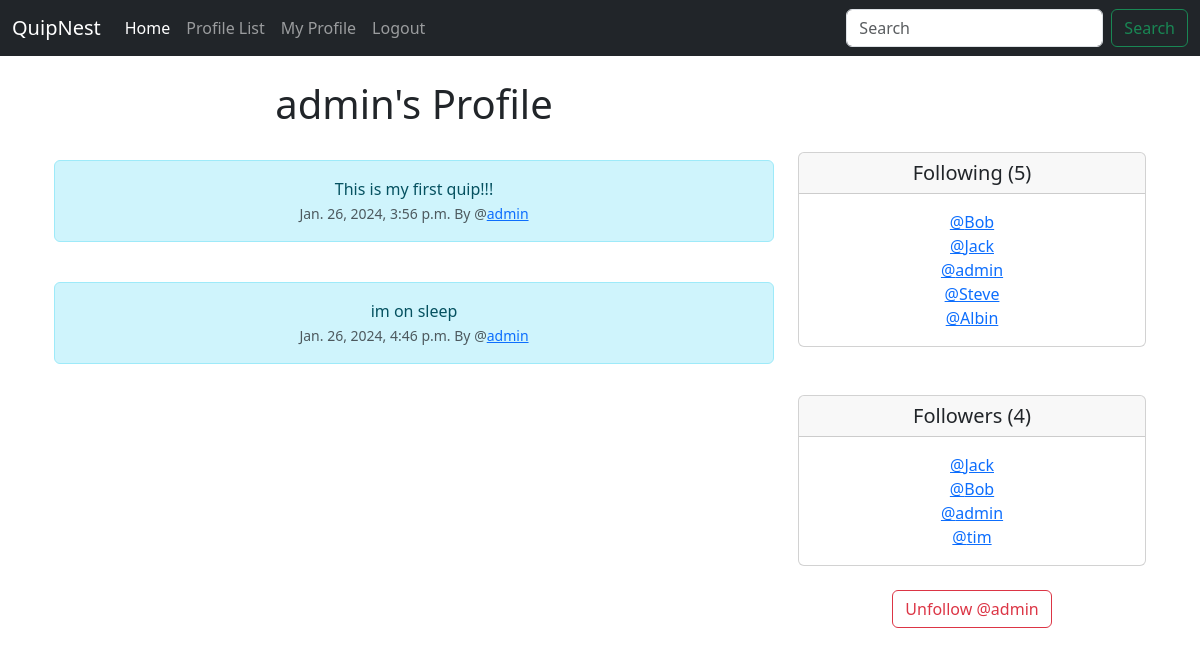
Page /profile/1 (signed in) on the committed database.
### Home/models.py (models this page shows, shortened)
class Profile(models.Model):
    user = models.OneToOneField(User,on_delete = models.CASCADE)
    follows = models.ManyToManyField("self",related_name="followed_by",symmetrical=False,blank=True)
    date_modified = models.DateTimeField(User,auto_now=True)
    profile_image = models.ImageField(null=True, blank=True, upload_to="images/")
    def __str__(self):
        return self.user.username

class Quips(models.Model):
    user = models.ForeignKey(User,related_name="quips",on_delete=models.DO_NOTHING)
    body = models.CharField(max_length=200)
    created_at = models.DateTimeField(auto_now_add=True)

### Home/views.py (the view, shortened to what this page needs)
# urls.py: path('profile/<int:pk>',views.profile,name="profile"),
def profile(request,pk):
    if request.user.is_authenticated:
        profile = Profile.objects.get(user_id = pk)
        quips = Quips.objects.filter(user_id = pk)
        return render(request,"profile.html",{"profile":profile,"quips":quips})
    else:
        messages.success(request,"you must be logged in to view this page...")
        return redirect('index')

### templates/profile.html (shortened to what this page needs)
{% extends "base.html" %}
{% block content %}
{% if profile %}
    <div class="container text-center">
        <div class="row">
            <div class="col-8">
                <h1>{{profile.user.username}}'s Profile</h1>
                <br/>
                {% for quip in quips %}
                  <div class="alert alert-info" role="alert">
                    {{quip.body}}<br/>
                    <small class="text-muted">
                        {{quip.created_at}} By @<a href="{% url "profile" quip.user.id %}">{{quip.user.username}}</a> </small>
                  </div><br/>
          {% endfor %}
            </div>
            <div class="col-4">
              <br/><br/><br/>
                <div class="card">
                    <h5 class="card-header">Following ({{ profile.follows.all.count }})</h5>
                    <div class="card-body">
                      <p class="card-text">
                        {% for following in profile.follows.all  %}
       <a href="{% url 'profile' following.user.id %}"> @{{following}}</a><br/>
    {% endfor %}
                      </p>
                    </div>
                  </div><br/><br/>
                  <div class="card">
                    <h5 class="card-header">Followers ({{ profile.followed_by.all.count }})</h5>
                    <div class="card-body">
                      <p class="card-text">{% for following in profile.followed_by.all  %}
                        <a href="{% url 'profile' following.user.id %}"> @{{following}}</a><br/>
                        {% endfor %}</p>
                    </div>
                  </div><br/>
                  <form action="" method="POST">
                    {% if profile in user.profile.follows.all %}
                      <button class="btn btn-outline-danger" name="follow" value="unfollow" type="submit">Unfollow @{{profile.user.username|lower}}</button>
                    {% else %}
                    <button class="btn btn-outline-success" name="follow" value="follow" type="submit">Follow @{{profile.user.username|lower}}</button>
                    {% endif %}
                  </form><br/>
            </div>
        </div>
    </div>
{% endif %}
{% endblock content %}

### rows in the picture
Profile: user.username "admin", follows.all.count "5", followed_by.all.count "4"
Quips: body "This is my first quip!!!", created_at "Jan. 26, 2024, 3:56 p.m.", user.username "admin"
Quips: body "im on sleep", created_at "Jan. 26, 2024, 4:46 p.m.", user.username "admin"
Profile: user.username "Bob"
Profile: user.username "Jack"
Profile: user.username "Steve"
Profile: user.username "Albin"
Profile: user.username "tim"
